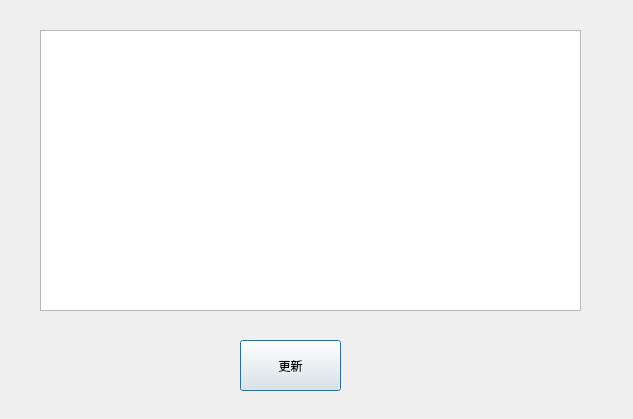
<?xml version="1.0" encoding="UTF-8"?>
<ui version="4.0">
 <class>updateDialog</class>
 <widget class="QDialog" name="updateDialog">
  <property name="geometry">
   <rect>
    <x>0</x>
    <y>0</y>
    <width>633</width>
    <height>419</height>
   </rect>
  </property>
  <property name="windowTitle">
   <string>更新</string>
  </property>
  <property name="windowIcon">
   <iconset resource="recourse.qrc">
    <normaloff>:/new/prefix1/update.png</normaloff>:/new/prefix1/update.png</iconset>
  </property>
  <widget class="QPushButton" name="changeButton">
   <property name="geometry">
    <rect>
     <x>240</x>
     <y>340</y>
     <width>101</width>
     <height>51</height>
    </rect>
   </property>
   <property name="styleSheet">
    <string notr="true">font: 12pt &quot;微软雅黑&quot;;</string>
   </property>
   <property name="text">
    <string>更新</string>
   </property>
  </widget>
  <widget class="QTableWidget" name="tableWidget">
   <property name="geometry">
    <rect>
     <x>40</x>
     <y>30</y>
     <width>541</width>
     <height>281</height>
    </rect>
   </property>
  </widget>
 </widget>
 <resources>
  <include location="recourse.qrc"/>
 </resources>
 <connections/>
</ui>
